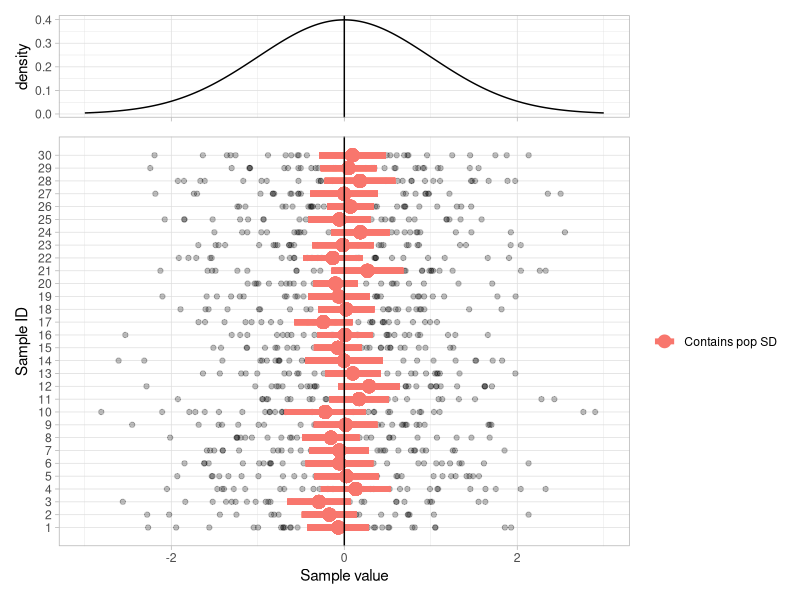

The R script that drew this image:
## ---- chunk 1
knitr::opts_chunk$set(echo = TRUE, message = FALSE, warning = FALSE)
## ---- chunk 2
library(tidyverse)
library(patchwork)

n_samples <- 30
n <- 30

pop_mean <- 0
pop_sd <- 1

x_min <- -3
x_max <- 3
## ---- chunk 3
d <- tibble(sample = 1:n_samples,
            n = n) %>%
    mutate(data = map(n, rnorm, mean = pop_mean, sd = pop_sd),
           mean = map_dbl(data, mean),
           error = map2_dbl(data, n, ~ qnorm(0.975) * (sd(.x) / sqrt(.y))),
           ci_ll = mean - error,
           ci_ul = mean + error,
           contains_mu = ci_ll < pop_mean & ci_ul > pop_mean) %>%
    unnest(data)

samples <- d %>%
    mutate(contains_mu = ifelse(contains_mu, "Contains pop SD", "Does not contain pop SD")) %>%
    ggplot(aes(data, sample)) +
    geom_point(alpha = 0.25) +
    geom_point(aes(mean, sample, color = contains_mu), 
               size = 4) +
    geom_segment(aes(x = ci_ll, xend = ci_ul, y = sample, yend = sample, 
                     color = contains_mu),
                 linewidth = 2) +
    geom_vline(aes(xintercept = pop_mean)) +
    theme_light() +
    theme(panel.grid.minor.y = element_blank()) +
    scale_y_continuous(breaks = 1:n_samples) +
    xlim(x_min, x_max) +
    labs(x = "Sample value",
         y = "Sample ID",
         color = NULL)

pop_distribution <- tibble(x = seq(x_min, x_max, 0.01)) %>%
    mutate(density = dnorm(x)) %>%
    ggplot(aes(x, density)) +
    geom_line() +
    geom_vline(aes(xintercept = pop_mean)) +
    labs(x = NULL) +
    theme_light() +
    theme(axis.text.x = element_blank())

pop_distribution / samples + plot_layout(heights = c(2, 8))

